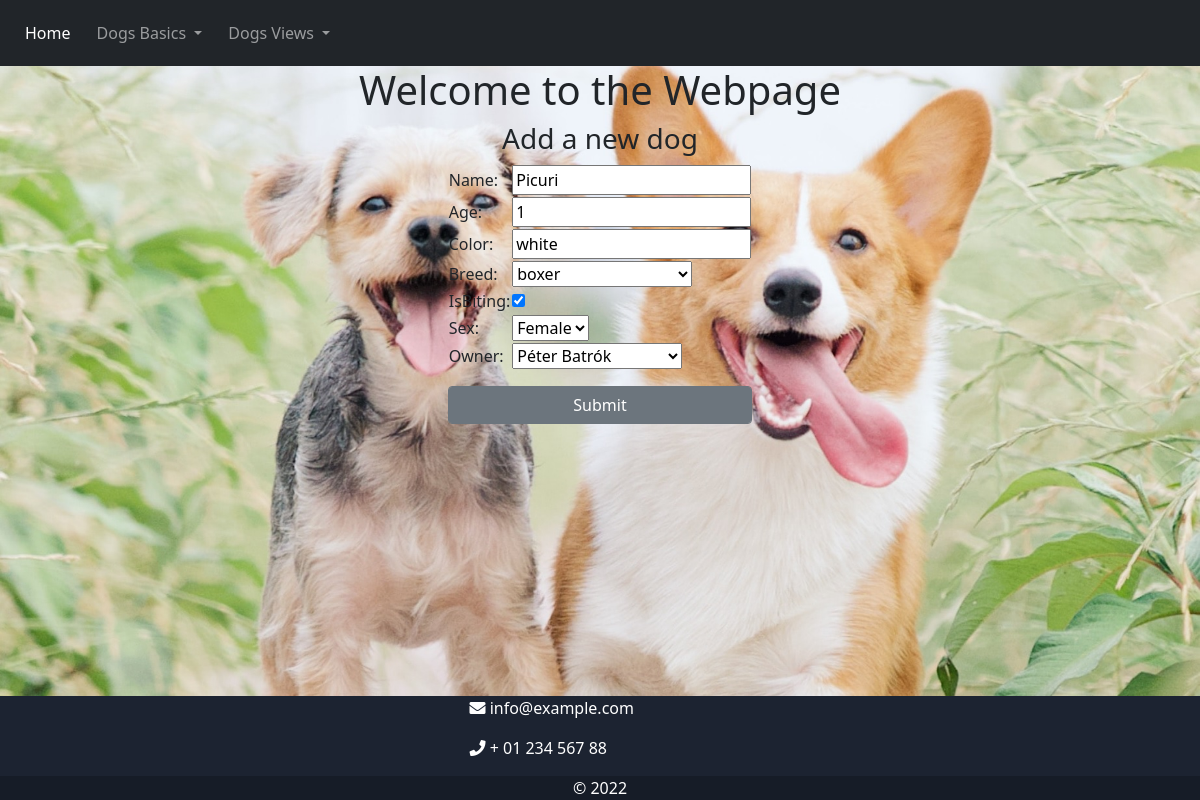
The app's page /dogViews/edit_dog/2 with its own data.
### dog_views/models.py (models this page shows, shortened)
class Doggo(models.Model):
    class Sex(models.TextChoices):
        MALE = 'M', _('Male')
        FEMALE = 'F', _('Female')
    name = models.CharField(max_length=30, validators=[MinLengthValidator(1)], default="Boglárka")
    age = models.IntegerField(validators=[MinValueValidator(0), MaxValueValidator(60)], default=3)
    color = models.CharField(max_length=20, validators=[MinLengthValidator(1)], default="Black")
    breed = models.ForeignKey('Breed', on_delete=models.SET_NULL, null=True)
    isBiting = models.BooleanField(default=False)
    sex = models.CharField(
        max_length=1,
        choices=Sex.choices,
        default=Sex.MALE
    )
    owner = models.ForeignKey('Owner', on_delete=models.SET_NULL, null=True)

### dog_views/views.py (the view)
# urls.py: path('edit_dog/<int:pk>', views.DoggoUpdateView.as_view(), name='edit_dog'),
class DoggoUpdateView(UpdateView):
    model = Doggo
    fields = "__all__"
    success_url = reverse_lazy("dog_views:list_dog")

### dog_views/models.py (called while the page is built)
    def __str__(self):
        return self.name

    def __str__(self):
        return f"{self.name} "

### dog_views/templates/dog_views/doggo_form.html (shortened to what this page needs)
<!DOCTYPE html>
<html lang="en">
{%extends "base.html" %}
{% block content %}
<h3 class="text-center">Add a new dog</h3>
<div class="container d-flex justify-content-center"  >
<form method="POST">
     <table>
         {% for field in form %}
        <tr>
           <td> {{ field.label_tag }}</td><td> {{ field }}</td>
        </tr>
        {% endfor %}
    </table>
  <input class="mt-3 form-control btn btn-secondary" type="submit">
</form>
</div>
{% endblock %}

### static/css/base.css (style rules this page uses)
body { background:url('../doggo.jpg'); background-repeat:no repeat; background-size:cover; }
h3 { color:'red'; }

### records on screen
Doggo: form "Picuri" "1" "white" "boxer" "☑" "Female" "Péter Batrók"

### other values on screen
{{ field.label_tag }} "Name:" "Age:" "Color:" "Breed:" "IsBiting:" "Sex:" "Owner:"
